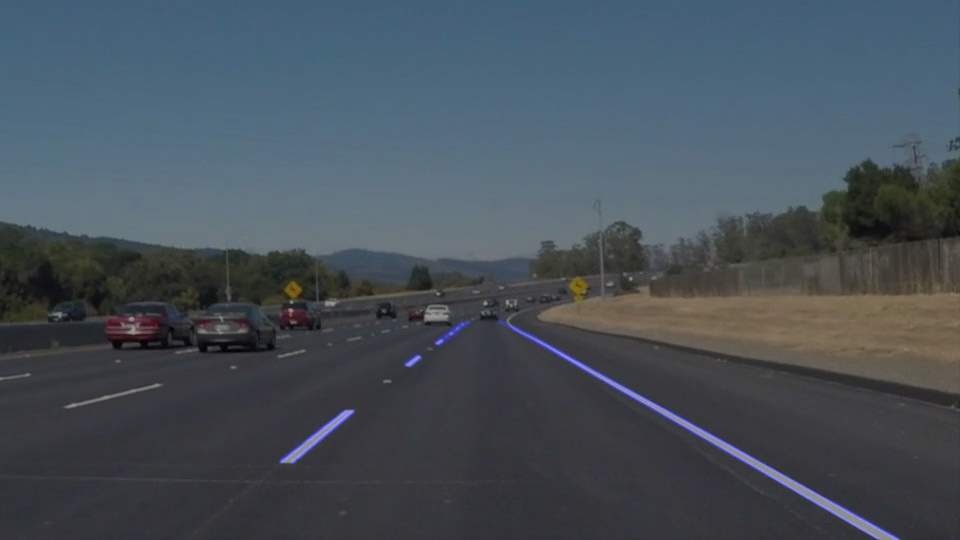
#> input picture Finding Lane Lines on the Road/test_images/TestImage0.jpg, 960 x 540 px, found by its file name; its folder holds only this picture in this run
$ jupyter execute --allow-errors Code.ipynb   (shell and % lines are left out)   (Python 2 division)   (older library calls are emulated)
#> lines starting #> are read from the running program, lines starting #| are printed output that depends on the picture; after the words box and inside, x2 and y2 are one past the last pixel; in counts of white or black regions, pixels touching at a corner belong together
#> further down, input_image is the input picture: shape (540, 960, 3); mean R, G, B 71.3, 80.7, 89.6
[cell 1]
# Imports
import matplotlib.image as mpimg
import numpy as np
import cv2
import glob
import matplotlib.pyplot as plt
import pickle

# Import everything needed to edit/save/watch video clips
from moviepy.editor import VideoFileClip
from IPython.display import HTML


#ploting function
# [52 lines left out: functions plot_results, calibrate_camera, not called in this run]

#function that takes an distorded image and return an undistorded one
def undistord_frame(image,cal_results_path):
#> called with cal_results_path = 'calibration_results.p'
    calbration_values = pickle.load(open(cal_results_path, "rb"))
#> (reads Advanced Lane Finding/calibration_results.p from the repository)
    dist=calbration_values['dist']
    mtx=calbration_values['mtx']
    undistorded = cv2.undistort(image, mtx, dist, None, mtx) # undistorded images
    return undistorded

# Functions that takes an image threshold (x,y) gradient,gradient magnitude (min / max values) and
# gradient orientation for a given sobel kernel size and threshold values
#threshold (x,y)gradient :

def abs_sobel_thresh2(img, orient='x',sobel_kernel=3,mag_thresh=(210, 255)):
    #1. Take the derivative in x or y given orient = 'x' or 'y'
    #2. Take the absolute value of the derivative or gradient
    if orient == 'x':
        abs_sobel = np.absolute(cv2.Sobel(img, cv2.CV_64F, 1, 0,ksize=sobel_kernel))
    if orient == 'y':
        abs_sobel = np.absolute(cv2.Sobel(img, cv2.CV_64F, 0, 1,ksize=sobel_kernel))

    #3. Scale to 8-bit (0 - 255) then convert to type = np.uint8
    scaled_sobel = np.uint8(255*abs_sobel/np.max(abs_sobel))
    # Create a copy and apply the threshold
    binary_output = np.zeros_like(scaled_sobel)
    #4. Create a mask of 1's where the scaled gradient magnitude is > thresh_min and < thresh_max
    binary_output[(scaled_sobel >= mag_thresh[0]) & (scaled_sobel <= mag_thresh[1])] = 1

    #5. Return the result
    return binary_output

#gradient magnitude (min / max values) :
def mag_thresh2(img, sobel_kernel=3, mag_thresh=(0, 255)):
    #1.  Take both Sobel x and y gradients
    sobelx = cv2.Sobel(img, cv2.CV_64F, 1, 0, ksize=sobel_kernel)
    sobely = cv2.Sobel(img, cv2.CV_64F, 0, 1, ksize=sobel_kernel)
    #2. Calculate the gradient magnitude
    gradmag = np.sqrt(sobelx**2 + sobely**2)
    #3. Scale to 8-bit (0 - 255) and convert to type = np.uint8
    scale_factor = np.max(gradmag)/255
    gradmag = (gradmag/scale_factor).astype(np.uint8)
    # Create a binary image of ones where threshold is met, zeros otherwise
    binary_output = np.zeros_like(gradmag)
    binary_output[(gradmag >= mag_thresh[0]) & (gradmag <= mag_thresh[1])] = 1

    #5. Return the binary image
    return binary_output

# gradient orientation:
# [23 lines left out: function dir_threshold2, not called in this run]


#threshold main function
def threshold_frame(image):
    #Space color transformatios
    R, G, B = cv2.split(image)
    gray = cv2.cvtColor(image, cv2.COLOR_RGB2GRAY)
    hls = cv2.cvtColor(image, cv2.COLOR_RGB2HLS).astype(np.float)
    h_, l_, s_ = cv2.split(hls)# or hls[:,:,2]
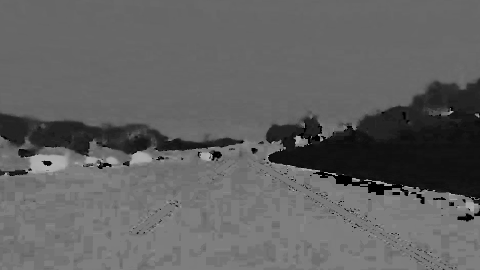
#> h_: shape (540, 960) float64 (shown at 1/2 size); min 0, max 179, mean 97.4
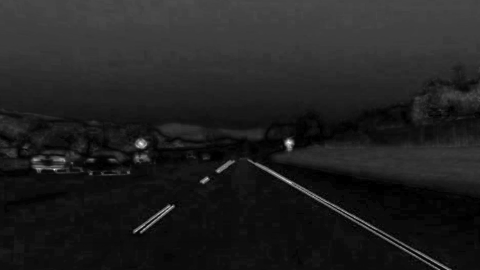
#> s_: shape (540, 960) float64 (shown at 1/2 size); min 0, max 255, mean 32.7
    hsv = cv2.cvtColor(image, cv2.COLOR_RGB2HSV).astype(np.float)
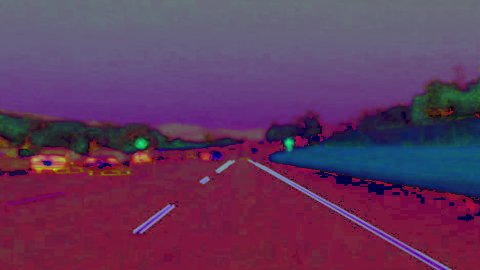
#> hsv: shape (540, 960, 3) float64 (shown at 1/2 size); mean R, G, B 97.5, 55, 92.3
    h, s, v = cv2.split(hsv)
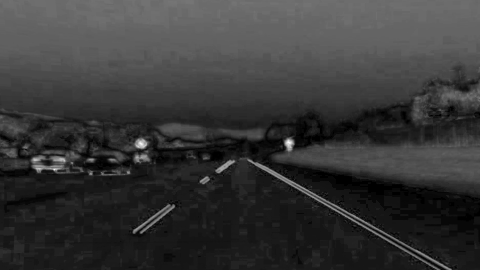
#> s: shape (540, 960) float64 (shown at 1/2 size); min 0, max 255, mean 55
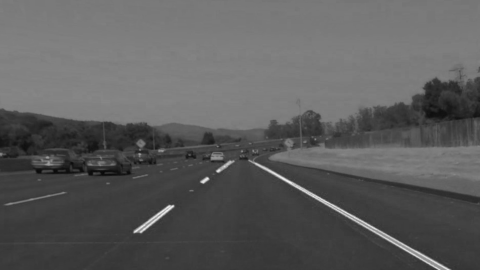
#> v: shape (540, 960) float64 (shown at 1/2 size); min 8, max 250, mean 92.3
    #Select the work channel and denoise
    channel=cv2.GaussianBlur(v, (5,5), 0)
    #Select the kernel size , Choose a larger odd number to smooth gradient measurements
    ksize = 7
    #Apply each of the thresholding functions with adjusted parameters
    gradx = abs_sobel_thresh2(channel, orient='x', sobel_kernel=ksize, mag_thresh=(0,10))
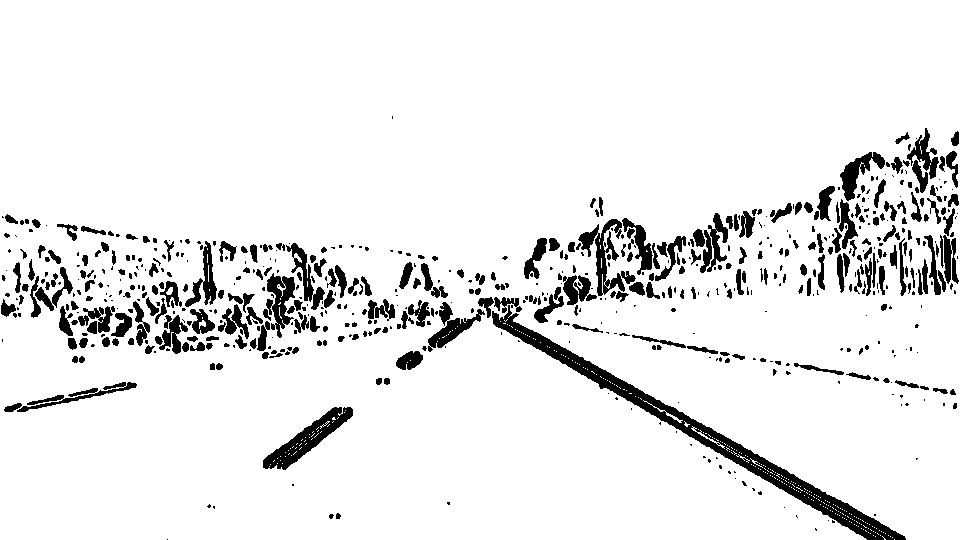
#> gradx: shape (540, 960); values 0 (black) and 1 (white), 91.7% white; 640 black regions (350 under 20 px), largest, box (x1, y1, x2, y2) and area: (492, 305, 906, 540) 7166, (263, 407, 353, 470) 1790, (578, 219, 636, 296) 1359
    grady = abs_sobel_thresh2(channel, orient='y', sobel_kernel=ksize, mag_thresh=(90,200))
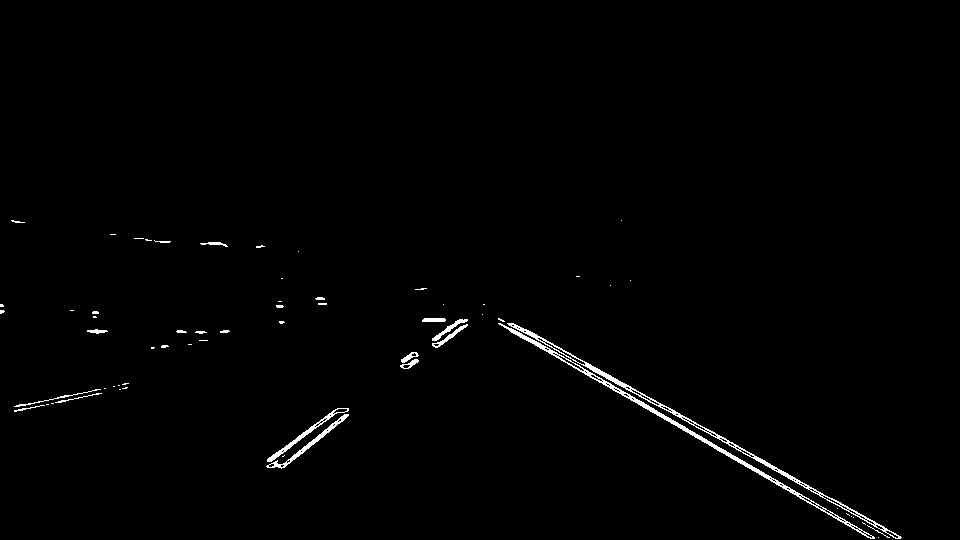
#> grady: shape (540, 960); values 0 (black) and 1 (white), 1% white; 64 white regions (42 under 20 px), largest, box (x1, y1, x2, y2) and area: (498, 323, 875, 539) 1569, (507, 323, 902, 539) 1518, (266, 414, 349, 469) 401
    mag_binary = mag_thresh2(channel, sobel_kernel=ksize, mag_thresh=(90, 250))
#> (the rest of the program and of its run is left out)
